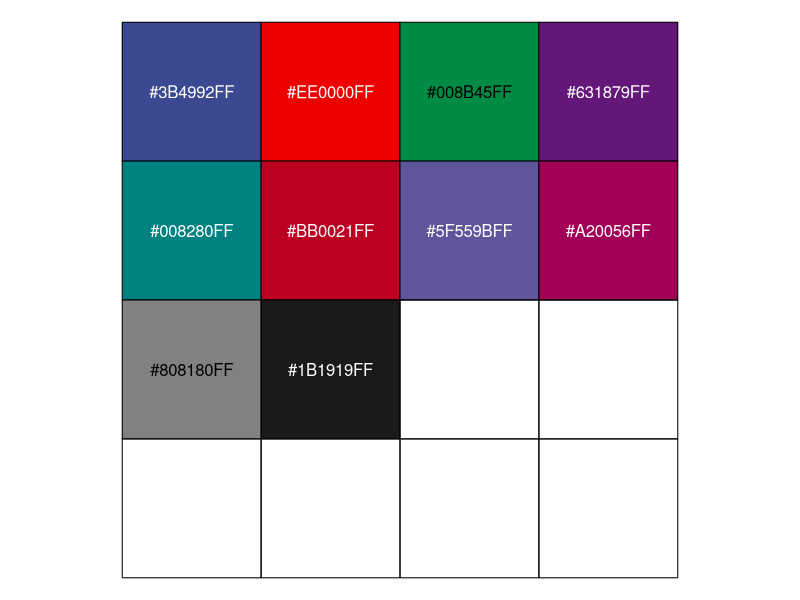
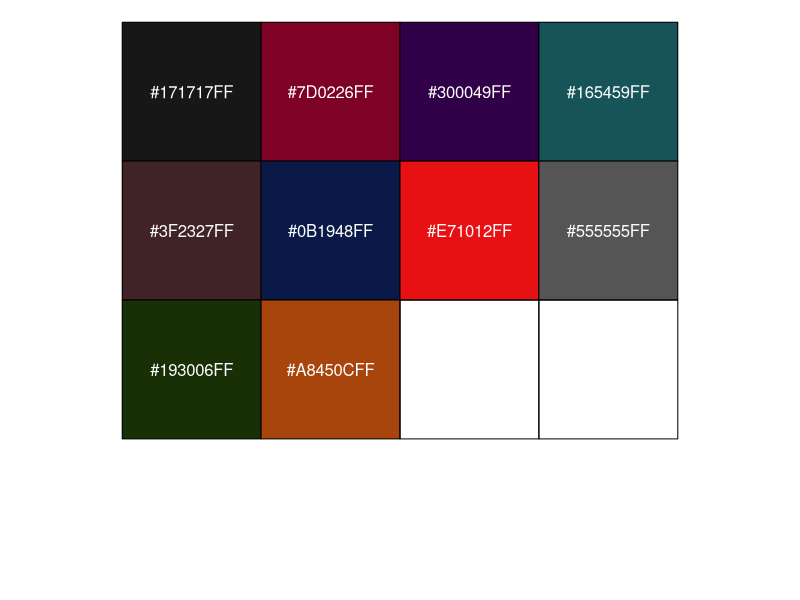
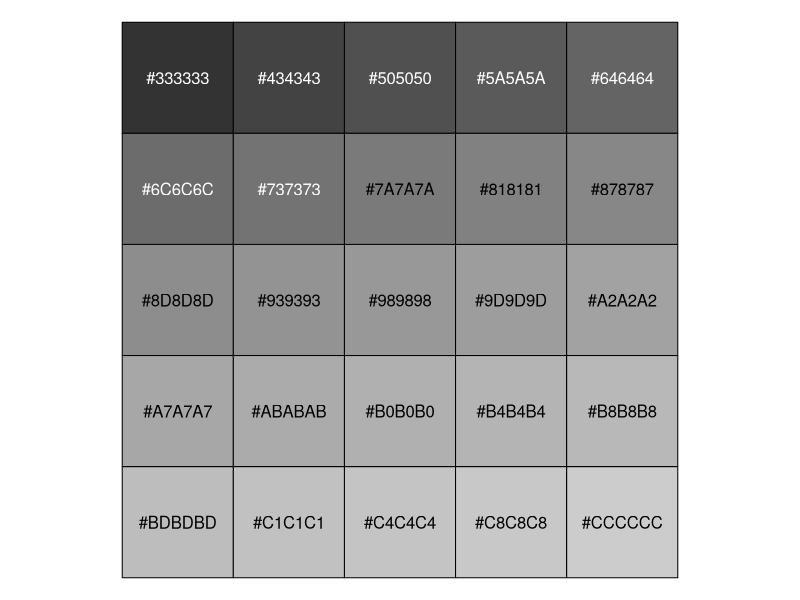
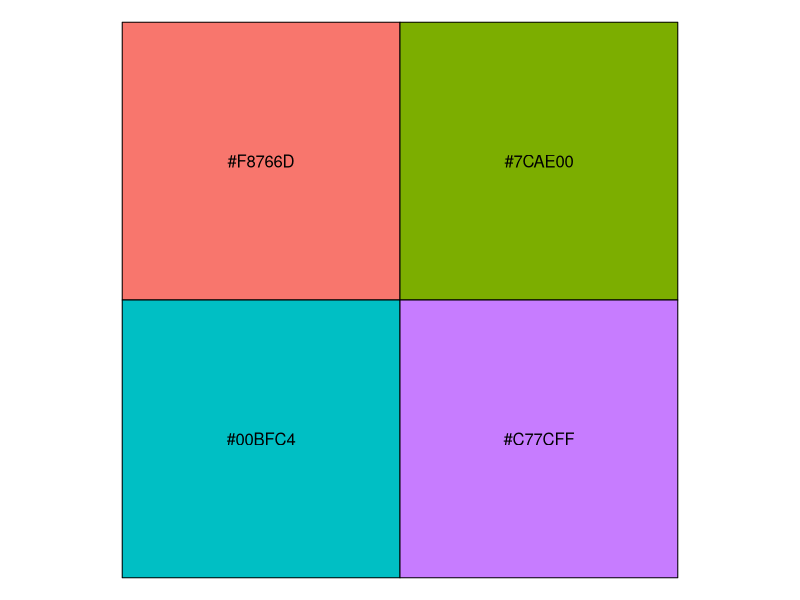
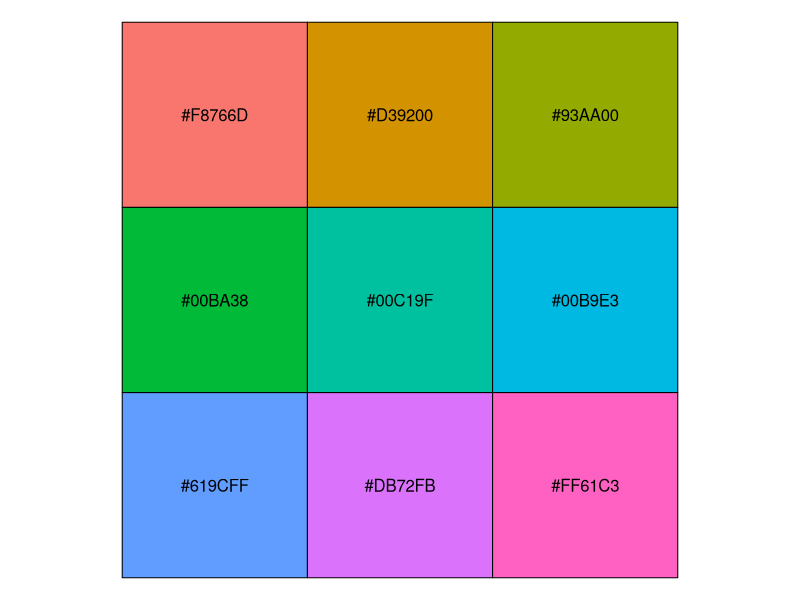
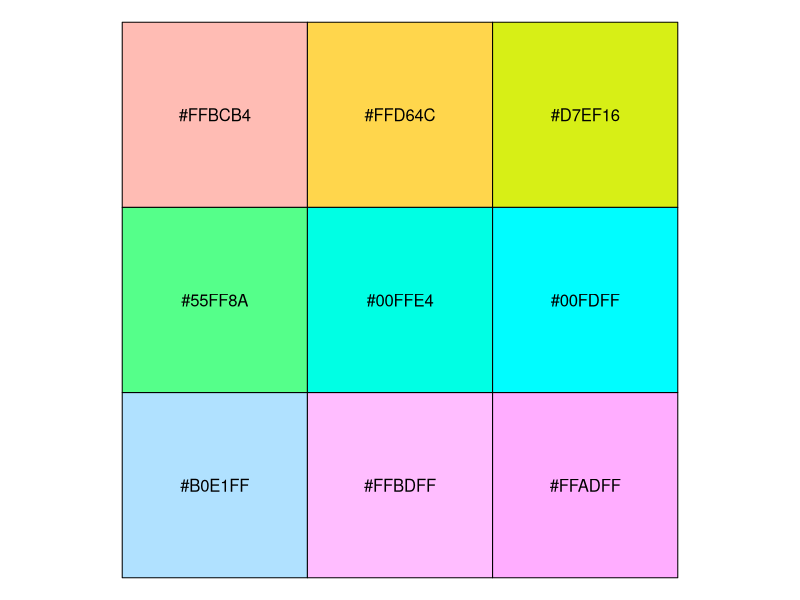
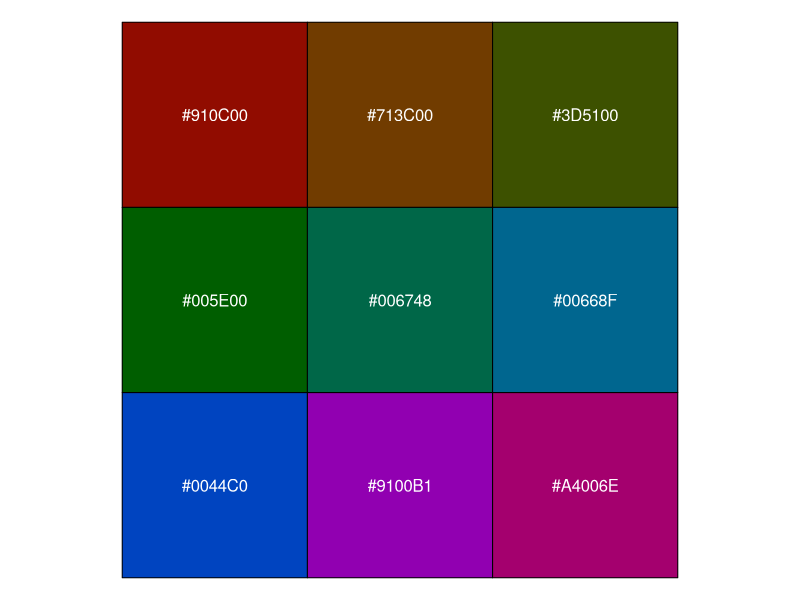
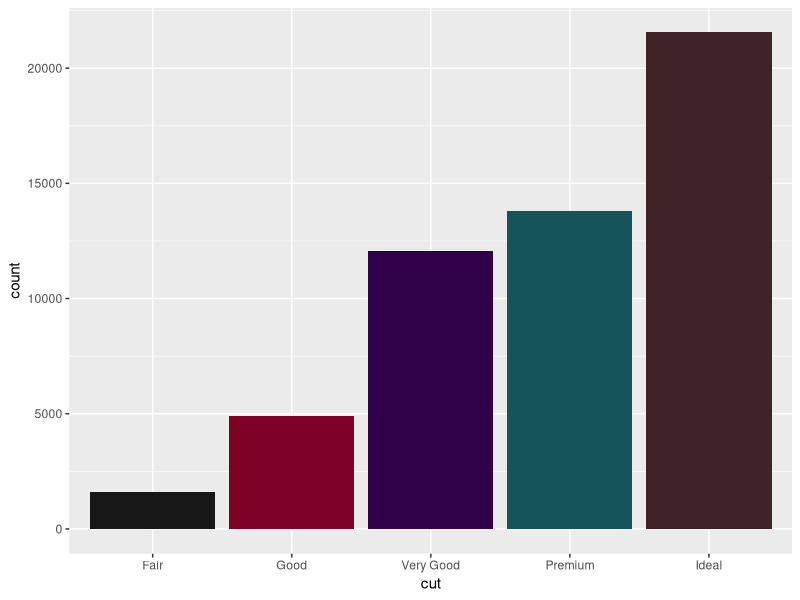

The R source for these figures, in order:
## ---- chunk 1
knitr::opts_chunk$set(echo = TRUE)
## ---- chunk 2
library(scales)
library(ggsci)
library(tidyverse)
## ---- chunk 3
library("scales")
show_col(pal_aaas("default")(15))
## ---- chunk 4
library("scales")

#  Color palettes = "hallmarks_light", "hallmarks_dark", "signature_substitutions"
show_col(pal_cosmic("hallmarks_dark")(10))


show_col(pal_grey()(25)) # gradientes de grises

show_col(pal_hue()(4)) # paleta de 4 colores
show_col(pal_hue()(9)) # paleta de 9 colores
show_col(pal_hue(l = 90)(9)) # paleta de 9 colores con hue de 90
show_col(pal_hue(l = 30)(9)) # paleta de 9 colores con hue de 30
## ---- chunk 5
ggplot(diamonds, aes(x = cut, fill = cut))+
  geom_bar() +
  scale_fill_cosmic(palette = "hallmarks_dark") +
  theme(legend.position = "none")
## ---- chunk 6
show_col(pal_viridis()(10))
show_col(pal_viridis(direction = -1)(6))
show_col(pal_viridis(begin = 0.2, end = 0.8)(4))
show_col(pal_viridis(option = "plasma")(6))




## ---- chunk 7

library(ggsci) # Scientific journal and Sci-fi themed color palettes for ggplot2
# colour_palettes= "category10", "category20", "category20b", "category20c"
show_col(pal_d3("category20b")(15))
## ---- chunk 8
ggplot(diamonds, aes(x = carat, y=price, colour=cut))+
  geom_point() +
  scale_colour_d3(palette = "category20b") +
  theme(legend.position = "none")+
  facet_wrap(~cut)
## ---- chunk 9
library("scales")
show_col(pal_jama("default")(7))
## ---- chunk 10
library("scales")
show_col(pal_lancet("lanonc")(9))
## ---- chunk 11
ggplot(diamonds, aes(x = cut, fill = cut))+
  geom_bar() +
  scale_fill_lancet(palette = "lanonc") +
  theme(legend.position = "none")
## ---- chunk 12
show_col(pal_frontiers("default")(8))

## ---- chunk 13
library("ggplot2")
data("diamonds")

ggplot(
  subset(diamonds, carat >= 2.2),
  aes(x = table, y = price, colour = cut)
) +
  geom_point(alpha = 0.7) +
  geom_smooth(method = "loess", alpha = 0.1, size = 1, span = 1) +
  #theme_dark() +
  #theme(
  #  panel.background = element_rect(fill = "#2D2D2D"),
  #  legend.key = element_rect(fill = "#2D2D2D")
  #) +
  scale_color_frontiers()
## ---- chunk 14
ggplot(
  subset(diamonds, carat > 2.2 & depth > 55 & depth < 70),
  aes(x = depth, fill = cut)
) +
  geom_histogram(colour = "black", binwidth = 1, position = "dodge") +
  theme_dark() +
  theme(
    panel.background = element_rect(fill = "#2D2D2D")
  ) +
  scale_fill_frontiers()
## ---- chunk 15
ggplot(
  subset(diamonds, carat >= 2.2),
  aes(x = table, y = price, colour = cut)
) +
  geom_point(alpha = 0.7) +
  geom_smooth(method = "loess", alpha = 0.1, size = 1, span = 1) +
  theme_bw() +
  scale_color_simpsons()
## ---- chunk 16
show_col(pal_frontiers("default")(8))

## ---- chunk 17
show_col(pal_gsea("default")(12))
## ---- chunk 18

miscolores <- colorRampPalette(colors =c("#623dc2", "#53bc43", "#d22d2d", "#30a3cf","white" ))(5) 
# nota el valor al final es cuant colores tiene en su paletta. 

miscolores 

scales::show_col(miscolores) # para ver tus colores
## ---- chunk 19
library(ggplot2)
data(diamonds)

ggplot(diamonds, aes(x = color, fill = cut)) +
  geom_bar() +
  scale_fill_manual(values = miscolores)
